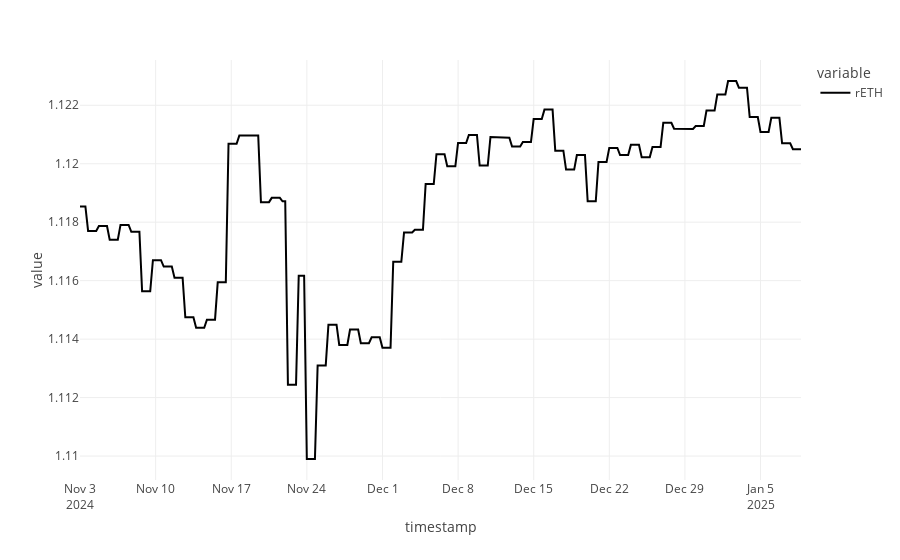

The cell this chart's notebook holds for it:
### Code cell
import plotly.express as px

px.line(price_df["rETH"])

### Figure 1 — Plotly figure (JSON) as saved in the notebook; plotly's stock layout.template omitted (floating-point values rounded to 4 significant figures; data arrays with more than 128 entries replaced by an {"elided": "..."} marker saying what was removed)
{"data": [{"hovertemplate": "variable=rETH<br>timestamp=%{x}<br>value=%{y}<extra></extra>", "legendgroup": "rETH", "line": {"color": "#000001", "dash": "solid"}, "marker": {"symbol": "circle"}, "mode": "lines", "name": "rETH", "orientation": "v", "showlegend": true, "type": "scatter", "x": {"elided": "268 str values"}, "xaxis": "x", "y": {"elided": "268 float values"}, "yaxis": "y"}], "layout": {"legend": {"title": {"text": "variable"}, "tracegroupgap": 0}, "margin": {"t": 60}, "xaxis": {"anchor": "y", "domain": [0, 1], "title": {"text": "timestamp"}}, "yaxis": {"anchor": "x", "domain": [0, 1], "title": {"text": "value"}}}}
